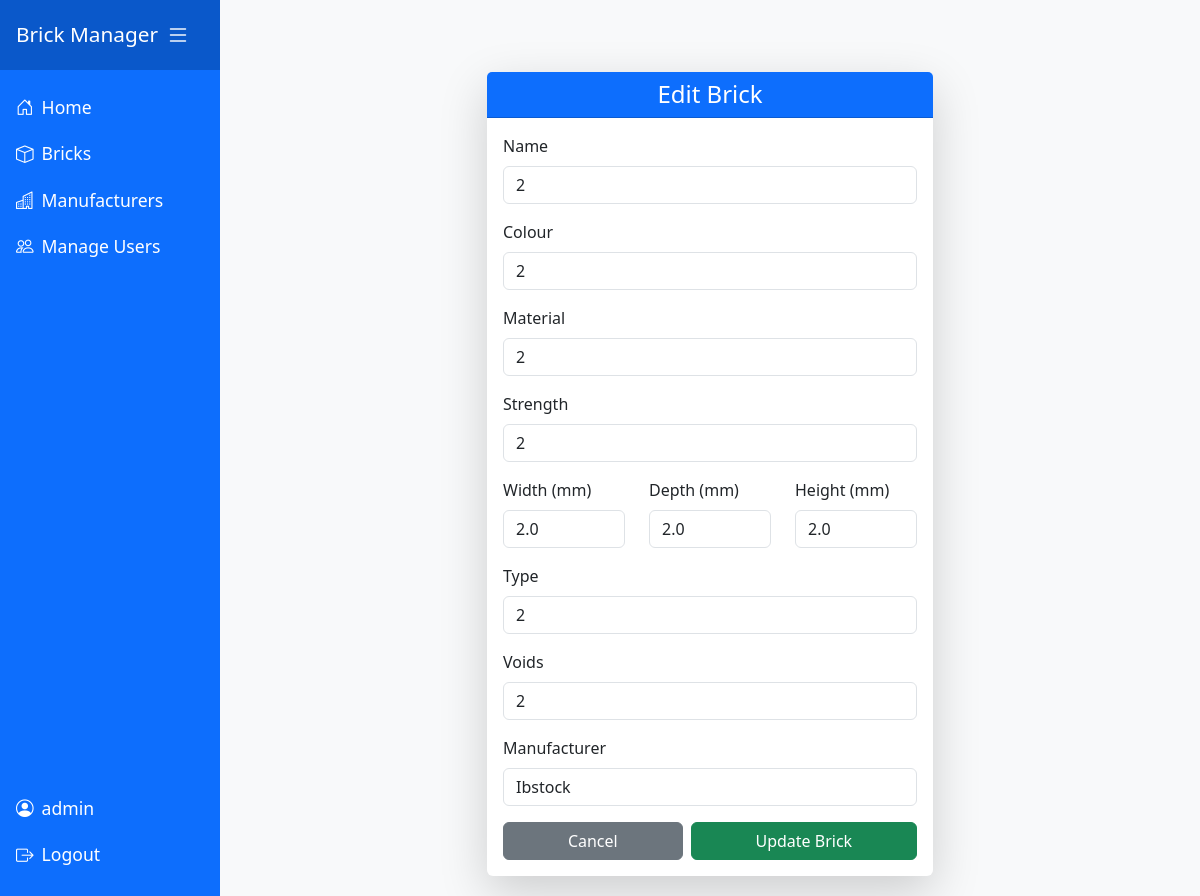
/edit_brick/1 (signed in), run on the app's committed database.
### models.py (models this page shows)
class Brick(db.Model):
    id = db.Column(db.Integer, primary_key=True)
    name = db.Column(db.String(150), nullable=False)
    colour = db.Column(db.String(50), nullable=False)
    material = db.Column(db.String(100), nullable=False)
    strength = db.Column(db.String(50), nullable=False)
    width = db.Column(db.Float, nullable=False)
    depth = db.Column(db.Float, nullable=False)
    height = db.Column(db.Float, nullable=False)
    type = db.Column(db.String(100), nullable=False)
    voids = db.Column(db.Integer, nullable=False)
    manufacturerId = db.Column(db.Integer, db.ForeignKey('manufacturer.id'), nullable=False)

class Manufacturer(db.Model):
    id = db.Column(db.Integer, primary_key=True)
    name = db.Column(db.String(150), nullable=False, unique=True)
    address = db.Column(db.String(250), nullable=False)
    phoneNo = db.Column(db.String(50), nullable=True)
    email = db.Column(db.String(120), nullable=True)
    bricks = db.relationship('Brick', backref='manufacturer', lazy=True)

### bricks.py (the view, shortened to what this page needs)
@bricks_bp.route('/edit_brick/<int:id>', methods=['GET', 'POST'])
@loginRequired
def editBrick(id):
    brick = Brick.query.get_or_404(id)
    manufacturers = Manufacturer.query.all()
    return render_template('edit_brick.html', brick=brick, manufacturers=manufacturers)

### app.py (called while the page is built)
@app.before_request
def require_login():
    allowedRoutes = ['users.login']
    endpoint = request.endpoint
    if endpoint is None:
        return  # Let Flask handle it
    if endpoint in allowedRoutes or endpoint.startswith('static'):
        return  # Allow access
    if not session.get('userId'):
        return redirect(url_for('users.login', next=request.url))

### users.py (called while the page is built)
def loginRequired(f):
    @wraps(f)
    def decoratedFunction(*args, **kwargs):
        if not session.get('userId'):
            flash('Please log in to access this page.', 'warning')
            return redirect(url_for('users.login', next=request.url))
        return f(*args, **kwargs)
    return decoratedFunction

### templates/edit_brick.html (shortened to what this page needs)
{% extends 'base.html' %}
{% block content %}
<div class="row justify-content-center mt-5">
    <div class="col-md-8 col-lg-6">
        <div class="card shadow-lg border-0">
            <div class="card-header bg-primary text-white text-center">
                <h4 class="mb-0">Edit Brick</h4>
            </div>
            <div class="card-body">
                <form method="POST">
                    <div class="mb-3">
                        <label class="form-label">Name</label>
                        <input type="text" name="name" class="form-control" value="{{ brick.name }}" required>
                    </div>
                    <div class="mb-3">
                        <label class="form-label">Colour</label>
                        <input type="text" name="colour" class="form-control" value="{{ brick.colour }}" required>
                    </div>
                    <div class="mb-3">
                        <label class="form-label">Material</label>
                        <input type="text" name="material" class="form-control" value="{{ brick.material }}" required>
                    </div>
                    <div class="mb-3">
                        <label class="form-label">Strength</label>
                        <input type="text" name="strength" class="form-control" value="{{ brick.strength }}" required>
                    </div>
                    <div class="row">
                        <div class="col">
                            <div class="mb-3">
                                <label class="form-label">Width (mm)</label>
                                <input type="number" step="0.01" name="width" class="form-control" value="{{ brick.width }}" required>
                            </div>
                        </div>
                        <div class="col">
                            <div class="mb-3">
                                <label class="form-label">Depth (mm)</label>
                                <input type="number" step="0.01" name="depth" class="form-control" value="{{ brick.depth }}" required>
                            </div>
                        </div>
                        <div class="col">
                            <div class="mb-3">
                                <label class="form-label">Height (mm)</label>
                                <input type="number" step="0.01" name="height" class="form-control" value="{{ brick.height }}" required>
                            </div>
                        </div>
                    </div>
                    <div class="mb-3">
                        <label class="form-label">Type</label>
                        <input type="text" name="type" class="form-control" value="{{ brick.type }}" required>
                    </div>
                    <div class="mb-3">
                        <label class="form-label">Voids</label>
                        <input type="number" name="voids" class="form-control" value="{{ brick.voids }}" required>
                    </div>
                    <div class="mb-3">
                        <label class="form-label">Manufacturer</label>
                        <select name="manufacturer_id" class="form-control" required>
                            {% for manufacturer in manufacturers %}
                                <option value="{{ manufacturer.id }}" {% if brick.manufacturerId == manufacturer.id %}selected{% endif %}>{{ manufacturer.name }}</option>
                            {% endfor %}
                        </select>
                    </div>
                    <div class="d-flex gap-2">
                        <a href="{{ url_for('bricks.bricks', brick_id=brick.id) }}" class="btn btn-secondary flex-fill">Cancel</a>
                        <button type="submit" class="btn btn-success flex-fill">Update Brick</button>
                    </div>
                </form>
            </div>
        </div>
    </div>
</div>
{% endblock %}

### static/css/sidebar.css (style rules this page uses)
body { min-height: 100vh; background: #f8f9fa; }

### data on the page
Brick: name "2", colour "2", material "2", strength "2", width "2.0", depth "2.0", height "2.0", type "2", voids "2", manufacturer_id "Ibstock"

### other printed values
{{ session['userName'] }} "admin"
